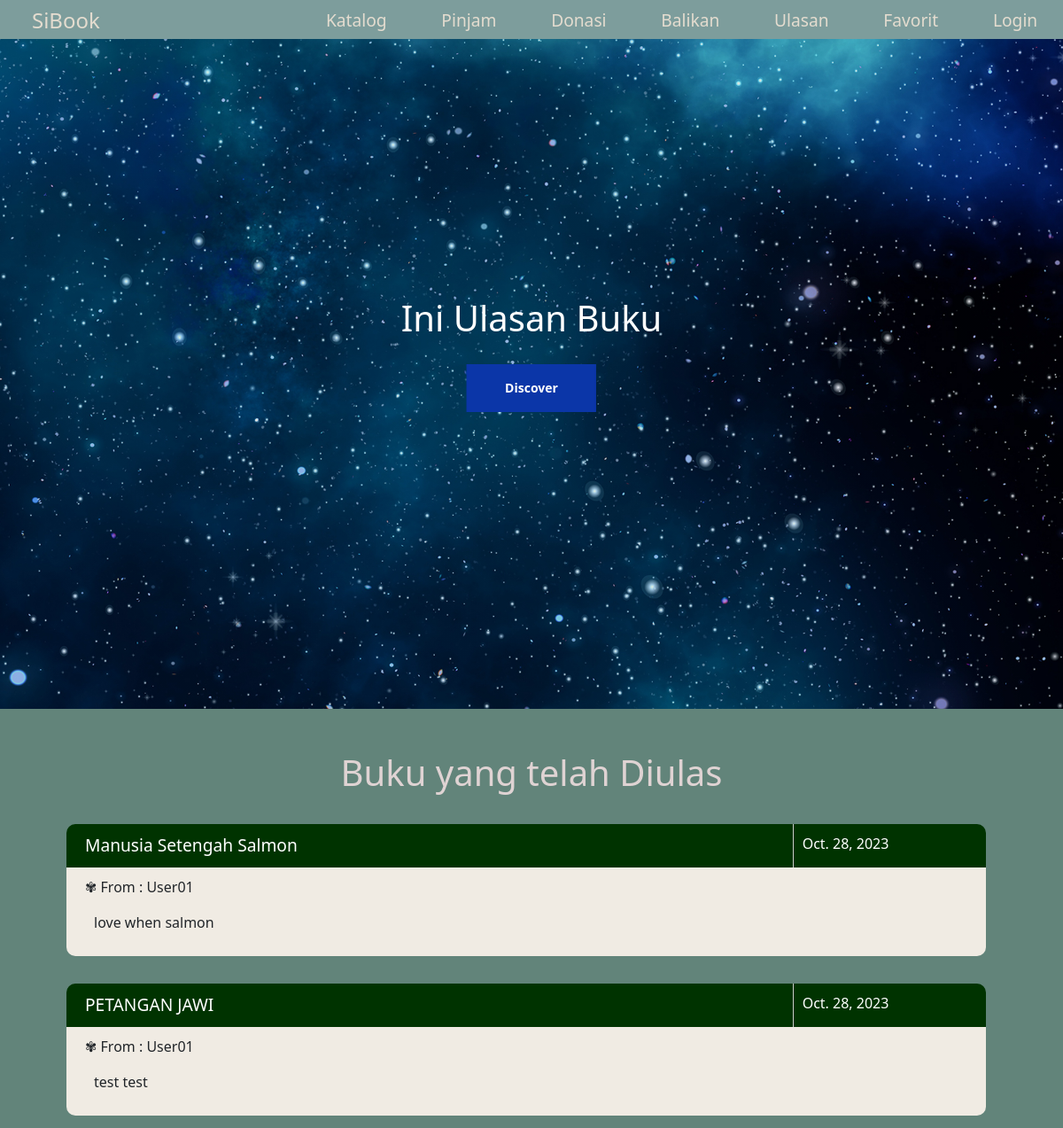
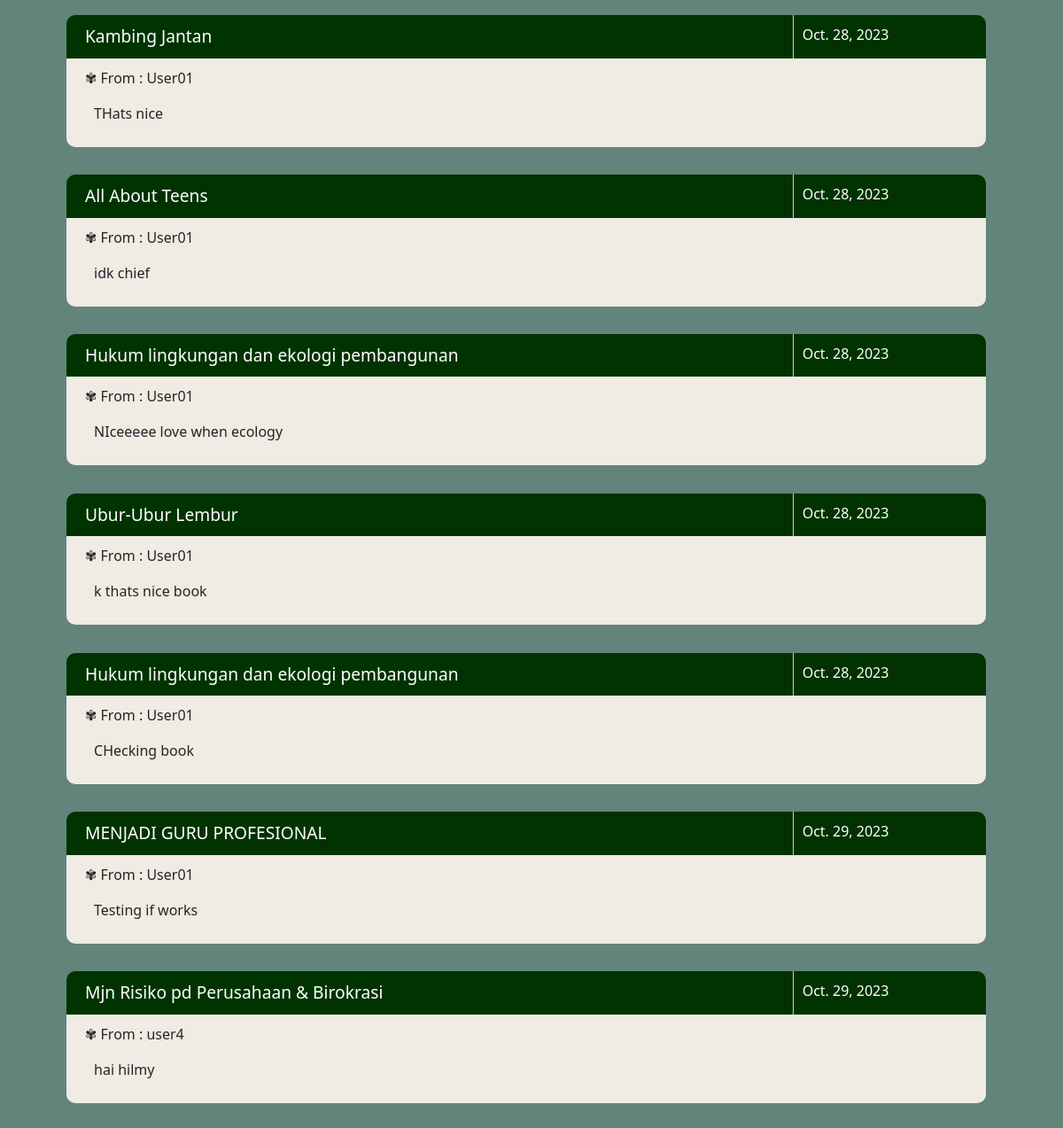
The page /returnBook/user-reviews/ on the database its author committed (2 pictures, top to bottom).
### review_return/models.py (models this page shows)
class GiveBack(models.Model):
    user = models.ForeignKey(User, on_delete=models.CASCADE)
    book = models.ForeignKey(Book, on_delete=models.CASCADE)
    review=models.TextField()
    review_date=models.DateField(auto_now_add=True)

### catalogue/models.py (models this page shows)
class Book(models.Model):
    title = models.TextField()
    author = models.TextField()
    description = models.TextField()
    num_pages = models.IntegerField()
    img_url = models.TextField(default="https://books.google.com/books/content?id=SXGCEAAAQBAJ&printsec=frontcover&img=1&zoom=5&edge=curl&source=gbs_api")
    avaliable = models.BooleanField(default=True)
    favorited = models.BooleanField(default=False)
    last_edited_user = models.ForeignKey(User, on_delete=models.CASCADE, default=1)

### review_return/views.py (the view)
# urls.py: path('user-reviews/',show_review,name="show_reviews")
def show_review(request):
    reviewedBooks = GiveBack.objects.all()
    context = {
        'name': request.user.username,
        'reviewed_books': reviewedBooks,
    }
    return render(request, "book_review.html",context)

### SiBook/review_return/templates/book_review.html (shortened to what this page needs)
{% extends 'base.html' %}
{% load static %}
{% block content %}
<header id="header" class="header">
    <div class="container">
        <div class="row">
            <div class="col-lg-6">
                <div class="text-container">
                    <h1 class="h1-large">Ini Ulasan Buku</h1>
                    <a class="btn-solid-lg page-scroll" href="#about">Discover</a>
                </div>
            </div>
        </div>
    </div>
</header>
<h1 style="text-align: center; color: rgb(223, 211, 211)">Buku yang telah Diulas</h1>
<div class="row pembatas">
    <div class="review_card">
        {% for book in reviewed_books %}
        <div style="margin-bottom: 3%;">
            <div class="tabs">
                <div class="left-tab">{{book.book.title}}</div>
                <div class="right-tab">{{book.review_date}}</div>
            </div>
            <div class="tab-content">
                <p> ✾ From : {{book.user.username}}</p>
                <div style="margin-left: 1%;"><p>{{book.review}}</p></div>
            </div>
        </div>
        {% endfor %}
    </div>
</div>
<link rel="stylesheet" href="{% static 'css/review_return.css' %}" />
{% endblock content %}

### templates/base.html (shortened to what this page needs)
{% load static %}
<!DOCTYPE html>
<html lang="en">
    <head>
        <link href="https://cdn.jsdelivr.net/npm/bootstrap@5.3.2/dist/css/bootstrap.min.css" rel="stylesheet">
    </head>
    <body data-spy="scroll" data-target=".fixed-top">
        {% include 'navbar.html' %}
        <div id="content">
            {% block content %}
            {% endblock content %}
        </div>
    </body>
</html>

### templates/navbar.html (shortened to what this page needs)
{% load static %}
<div class="navbar">
    <div class="navbar-brand">
        <a href="/" class="navbar-item">SiBook</a>
    </div>
    <div class="navbar-menu">
        <div class="navbar-end">
            <a href="/catalogue/" class="navbar-item">Katalog</a>
            <a href="/borrow/" class="navbar-item">Pinjam</a>
            <a href="/donate/" class="navbar-item">Donasi</a>
            <a href="/returnBook/" class="navbar-item">Balikan</a>
            <a href="/returnBook/user-reviews/" class="navbar-item">Ulasan</a>
            <a href="/favorite/" class="navbar-item">Favorit</a>
            {% if user.is_authenticated %}
                <a href="/logout/" class="navbar-item" id="navbar-username">Logout</a>
            {% else %}
                <a href="/login/" class="navbar-item">Login</a>
            {% endif %}
        </div>
    </div>
</div>

### review_return/static/css/review_return.css (style rules this page uses)
.pembatas { margin: 3vh 0.3vw 0 0.3vw; }
body { background-color:#62847a; }
.header { background: linear-gradient(rgba(0, 0, 0, 0.1), rgba(0, 0, 0, 0.1)), url("/static/images/home-bg.jpeg") center center no-repeat; background-size: cover; background-repeat: no-repeat; background-position: center center; text-align: center; height: 100vh; position: relative; }
.header .text-container { position: absolute; top: 50%; left: 50%; transform: translate(-50%, -50%); }
.header .h1-large { margin-bottom: 1.75rem; color: #ffffff; }
.btn-solid-lg { display: inline-block; padding: 1.625rem 2.625rem 1.625rem 2.625rem; border: 1px solid #0b36a8; background-color: #0b36a8; color: #ffffff; font-weight: 600; font-size: 0.875rem; line-height: 0; text-decoration: none; transition: all 0.2s; }
.review_card { display: flex; flex-direction: column; max-width: 89%; border-radius: 10px; margin: 10px; border-width: 5px; border-color: black; margin-left: 5%; margin-right: 5%; }
.tabs { display: flex; background-color: #003300; border-top-left-radius: 10px; border-top-right-radius: 10px; color: #ffffff; }
.left-tab { flex: 0.8; padding: 10px; padding-left: 2%; position: relative; font-size: 120%; ; }
.right-tab { flex: 0.2; padding: 10px; }
.tab-content { padding: 10px; padding-left: 2%; background-color: #F0EBE3; border-bottom-left-radius: 10px; border-bottom-right-radius:10px; }

### templates/navbar.html (style rules this page uses)
.navbar { background-color: #7D9D9C; color: #E4DCCF; padding: 0; height: 5.5vh; width: 100vw; display: flex; align-items: center; position: fixed; z-index: 1; }
.navbar-brand { margin-right: 2em; }
.navbar-item { color: #E4DCCF; padding: 0.5em 1em; margin: 0 0.5em; text-decoration: none; font-size: 1.2em; }

### rows shown on the page
GiveBack: book "Manusia Setengah Salmon", review_date "Oct. 28, 2023", user.username "User01", review "love when salmon"
GiveBack: book "PETANGAN JAWI", review_date "Oct. 28, 2023", user.username "User01", review "test test"
GiveBack: book "Kambing Jantan", review_date "Oct. 28, 2023", user.username "User01", review "THats nice"
GiveBack: book "All About Teens", review_date "Oct. 28, 2023", user.username "User01", review "idk chief"
GiveBack: book "Hukum lingkungan dan ekologi pembangunan", review_date "Oct. 28, 2023", user.username "User01", review "NIceeeee love when ecology"
GiveBack: book "Ubur-Ubur Lembur", review_date "Oct. 28, 2023", user.username "User01", review "k thats nice book"
GiveBack: book "Hukum lingkungan dan ekologi pembangunan", review_date "Oct. 28, 2023", user.username "User01", review "CHecking book"
GiveBack: book "MENJADI GURU PROFESIONAL", review_date "Oct. 29, 2023", user.username "User01", review "Testing if works"
GiveBack: book "Mjn Risiko pd Perusahaan & Birokrasi", review_date "Oct. 29, 2023", user.username "user4", review "hai hilmy"
